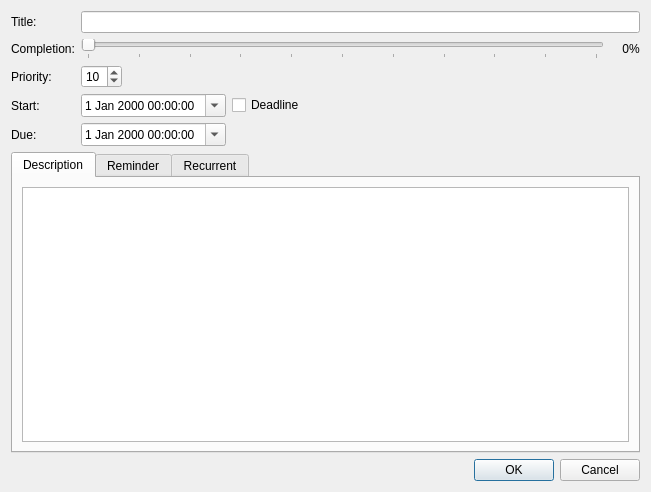
<?xml version="1.0" encoding="UTF-8"?>
<ui version="4.0">
 <class>Dialog</class>
 <widget class="QDialog" name="Dialog">
  <property name="geometry">
   <rect>
    <x>0</x>
    <y>0</y>
    <width>651</width>
    <height>492</height>
   </rect>
  </property>
  <property name="windowTitle">
   <string>Task edit</string>
  </property>
  <layout class="QVBoxLayout" name="verticalLayout">
   <item>
    <layout class="QFormLayout" name="formLayout">
     <item row="1" column="0">
      <widget class="QLabel" name="label">
       <property name="text">
        <string>Title:</string>
       </property>
      </widget>
     </item>
     <item row="1" column="1">
      <widget class="QLineEdit" name="titleEdit"/>
     </item>
     <item row="2" column="0">
      <widget class="QLabel" name="label_2">
       <property name="text">
        <string>Completion:</string>
       </property>
      </widget>
     </item>
     <item row="3" column="0">
      <widget class="QLabel" name="label_3">
       <property name="text">
        <string>Priority:</string>
       </property>
      </widget>
     </item>
     <item row="3" column="1">
      <layout class="QHBoxLayout" name="horizontalLayout">
       <item>
        <widget class="QSpinBox" name="priorityBox">
         <property name="value">
          <number>10</number>
         </property>
        </widget>
       </item>
       <item>
        <spacer name="horizontalSpacer">
         <property name="orientation">
          <enum>Qt::Horizontal</enum>
         </property>
         <property name="sizeHint" stdset="0">
          <size>
           <width>40</width>
           <height>20</height>
          </size>
         </property>
        </spacer>
       </item>
      </layout>
     </item>
     <item row="4" column="0">
      <widget class="QLabel" name="label_4">
       <property name="text">
        <string>Start:</string>
       </property>
      </widget>
     </item>
     <item row="5" column="0">
      <widget class="QLabel" name="label_5">
       <property name="text">
        <string>Due:</string>
       </property>
      </widget>
     </item>
     <item row="2" column="1">
      <layout class="QHBoxLayout" name="horizontalLayout_2">
       <property name="spacing">
        <number>0</number>
       </property>
       <item>
        <widget class="QSlider" name="completionSlider">
         <property name="maximum">
          <number>100</number>
         </property>
         <property name="orientation">
          <enum>Qt::Horizontal</enum>
         </property>
         <property name="tickPosition">
          <enum>QSlider::TicksBelow</enum>
         </property>
         <property name="tickInterval">
          <number>10</number>
         </property>
        </widget>
       </item>
       <item>
        <widget class="QLabel" name="completionValueLabel">
         <property name="sizePolicy">
          <sizepolicy hsizetype="Fixed" vsizetype="Preferred">
           <horstretch>0</horstretch>
           <verstretch>0</verstretch>
          </sizepolicy>
         </property>
         <property name="minimumSize">
          <size>
           <width>25</width>
           <height>0</height>
          </size>
         </property>
         <property name="text">
          <string>0</string>
         </property>
         <property name="alignment">
          <set>Qt::AlignRight|Qt::AlignTrailing|Qt::AlignVCenter</set>
         </property>
        </widget>
       </item>
       <item>
        <widget class="QLabel" name="label_6">
         <property name="text">
          <string>%</string>
         </property>
        </widget>
       </item>
      </layout>
     </item>
     <item row="4" column="1">
      <layout class="QHBoxLayout" name="horizontalLayout_3">
       <item>
        <widget class="QDateTimeEdit" name="startDateTime">
         <property name="calendarPopup">
          <bool>true</bool>
         </property>
        </widget>
       </item>
       <item>
        <widget class="QCheckBox" name="deadlineBox">
         <property name="text">
          <string>Deadline</string>
         </property>
        </widget>
       </item>
       <item>
        <spacer name="horizontalSpacer_2">
         <property name="orientation">
          <enum>Qt::Horizontal</enum>
         </property>
         <property name="sizeHint" stdset="0">
          <size>
           <width>40</width>
           <height>20</height>
          </size>
         </property>
        </spacer>
       </item>
      </layout>
     </item>
     <item row="5" column="1">
      <layout class="QHBoxLayout" name="horizontalLayout_4">
       <item>
        <widget class="QDateTimeEdit" name="dueDateTime">
         <property name="calendarPopup">
          <bool>true</bool>
         </property>
        </widget>
       </item>
       <item>
        <spacer name="horizontalSpacer_3">
         <property name="orientation">
          <enum>Qt::Horizontal</enum>
         </property>
         <property name="sizeHint" stdset="0">
          <size>
           <width>40</width>
           <height>20</height>
          </size>
         </property>
        </spacer>
       </item>
      </layout>
     </item>
    </layout>
   </item>
   <item>
    <widget class="QTabWidget" name="tabWidget">
     <property name="currentIndex">
      <number>0</number>
     </property>
     <widget class="QWidget" name="descTab">
      <attribute name="title">
       <string>Description</string>
      </attribute>
      <layout class="QVBoxLayout" name="verticalLayout_2">
       <item>
        <widget class="QTextEdit" name="descriptionEdit"/>
       </item>
      </layout>
     </widget>
     <widget class="QWidget" name="reminderTab">
      <attribute name="title">
       <string>Reminder</string>
      </attribute>
     </widget>
     <widget class="QWidget" name="recurrentTab">
      <attribute name="title">
       <string>Recurrent</string>
      </attribute>
     </widget>
    </widget>
   </item>
   <item>
    <widget class="QDialogButtonBox" name="buttonBox">
     <property name="standardButtons">
      <set>QDialogButtonBox::Cancel|QDialogButtonBox::Ok</set>
     </property>
    </widget>
   </item>
  </layout>
 </widget>
 <resources/>
 <connections>
  <connection>
   <sender>completionSlider</sender>
   <signal>valueChanged(int)</signal>
   <receiver>completionValueLabel</receiver>
   <slot>setNum(int)</slot>
   <hints>
    <hint type="sourcelabel">
     <x>332</x>
     <y>57</y>
    </hint>
    <hint type="destinationlabel">
     <x>612</x>
     <y>57</y>
    </hint>
   </hints>
  </connection>
  <connection>
   <sender>buttonBox</sender>
   <signal>accepted()</signal>
   <receiver>Dialog</receiver>
   <slot>accept()</slot>
   <hints>
    <hint type="sourcelabel">
     <x>325</x>
     <y>470</y>
    </hint>
    <hint type="destinationlabel">
     <x>325</x>
     <y>245</y>
    </hint>
   </hints>
  </connection>
  <connection>
   <sender>buttonBox</sender>
   <signal>rejected()</signal>
   <receiver>Dialog</receiver>
   <slot>reject()</slot>
   <hints>
    <hint type="sourcelabel">
     <x>325</x>
     <y>470</y>
    </hint>
    <hint type="destinationlabel">
     <x>325</x>
     <y>245</y>
    </hint>
   </hints>
  </connection>
  <connection>
   <sender>deadlineBox</sender>
   <signal>toggled(bool)</signal>
   <receiver>startDateTime</receiver>
   <slot>setDisabled(bool)</slot>
   <hints>
    <hint type="sourcelabel">
     <x>255</x>
     <y>122</y>
    </hint>
    <hint type="destinationlabel">
     <x>148</x>
     <y>122</y>
    </hint>
   </hints>
  </connection>
 </connections>
</ui>
